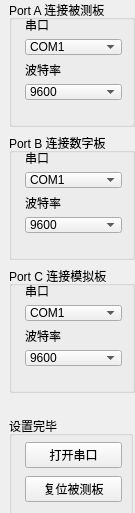
<?xml version="1.0" encoding="UTF-8"?>
<ui version="4.0">
 <class>widget_Setting</class>
 <widget class="QWidget" name="widget_Setting">
  <property name="geometry">
   <rect>
    <x>0</x>
    <y>0</y>
    <width>135</width>
    <height>513</height>
   </rect>
  </property>
  <property name="windowTitle">
   <string>Form</string>
  </property>
  <widget class="QGroupBox" name="groupBox_5">
   <property name="geometry">
    <rect>
     <x>9</x>
     <y>416</y>
     <width>124</width>
     <height>105</height>
    </rect>
   </property>
   <property name="title">
    <string>设置完毕</string>
   </property>
   <widget class="QWidget" name="layoutWidget_6">
    <property name="geometry">
     <rect>
      <x>16</x>
      <y>24</y>
      <width>97</width>
      <height>65</height>
     </rect>
    </property>
    <layout class="QVBoxLayout" name="verticalLayout_6">
     <item>
      <widget class="QPushButton" name="pushButton_Open_Ports">
       <property name="text">
        <string>打开串口</string>
       </property>
      </widget>
     </item>
     <item>
      <widget class="QPushButton" name="pushButton_Reset_Module">
       <property name="text">
        <string>复位被测板</string>
       </property>
      </widget>
     </item>
    </layout>
   </widget>
  </widget>
  <widget class="QWidget" name="layoutWidget">
   <property name="geometry">
    <rect>
     <x>9</x>
     <y>0</y>
     <width>126</width>
     <height>393</height>
    </rect>
   </property>
   <layout class="QGridLayout" name="gridLayout">
    <item row="0" column="0">
     <widget class="QGroupBox" name="groupBox_3">
      <property name="title">
       <string>Port A 连接被测板</string>
      </property>
      <widget class="QWidget" name="layoutWidget_2">
       <property name="geometry">
        <rect>
         <x>16</x>
         <y>16</y>
         <width>97</width>
         <height>84</height>
        </rect>
       </property>
       <layout class="QVBoxLayout" name="verticalLayout_2">
        <item>
         <widget class="QLabel" name="label_PortA_Id">
          <property name="styleSheet">
           <string notr="true">QPushButton{ color: red }</string>
          </property>
          <property name="text">
           <string>串口</string>
          </property>
          <property name="alignment">
           <set>Qt::AlignLeading|Qt::AlignLeft|Qt::AlignVCenter</set>
          </property>
         </widget>
        </item>
        <item>
         <widget class="QComboBox" name="comboBox_PortA_Id">
          <item>
           <property name="text">
            <string>COM1</string>
           </property>
          </item>
          <item>
           <property name="text">
            <string>COM2</string>
           </property>
          </item>
          <item>
           <property name="text">
            <string>COM3</string>
           </property>
          </item>
          <item>
           <property name="text">
            <string>COM4</string>
           </property>
          </item>
          <item>
           <property name="text">
            <string>COM5</string>
           </property>
          </item>
          <item>
           <property name="text">
            <string>COM6</string>
           </property>
          </item>
          <item>
           <property name="text">
            <string>COM7</string>
           </property>
          </item>
          <item>
           <property name="text">
            <string>COM8</string>
           </property>
          </item>
          <item>
           <property name="text">
            <string>COM9</string>
           </property>
          </item>
          <item>
           <property name="text">
            <string>COM10</string>
           </property>
          </item>
         </widget>
        </item>
        <item>
         <widget class="QLabel" name="label_PortA_Paudrate">
          <property name="text">
           <string>波特率</string>
          </property>
          <property name="alignment">
           <set>Qt::AlignLeading|Qt::AlignLeft|Qt::AlignVCenter</set>
          </property>
         </widget>
        </item>
        <item>
         <widget class="QComboBox" name="comboBox_PortA_Paudrate">
          <item>
           <property name="text">
            <string>9600</string>
           </property>
          </item>
          <item>
           <property name="text">
            <string>19200</string>
           </property>
          </item>
          <item>
           <property name="text">
            <string>38400</string>
           </property>
          </item>
          <item>
           <property name="text">
            <string>57600</string>
           </property>
          </item>
          <item>
           <property name="text">
            <string>115200</string>
           </property>
          </item>
         </widget>
        </item>
       </layout>
      </widget>
     </widget>
    </item>
    <item row="1" column="0">
     <widget class="QGroupBox" name="groupBox_2">
      <property name="title">
       <string>Port B 连接数字板</string>
      </property>
      <widget class="QWidget" name="layoutWidget_3">
       <property name="geometry">
        <rect>
         <x>16</x>
         <y>16</y>
         <width>97</width>
         <height>84</height>
        </rect>
       </property>
       <layout class="QVBoxLayout" name="verticalLayout_4">
        <item>
         <widget class="QLabel" name="label_PortB_Id">
          <property name="text">
           <string>串口</string>
          </property>
          <property name="alignment">
           <set>Qt::AlignLeading|Qt::AlignLeft|Qt::AlignVCenter</set>
          </property>
         </widget>
        </item>
        <item>
         <widget class="QComboBox" name="comboBox_PortB_Id">
          <item>
           <property name="text">
            <string>COM1</string>
           </property>
          </item>
          <item>
           <property name="text">
            <string>COM2</string>
           </property>
          </item>
          <item>
           <property name="text">
            <string>COM3</string>
           </property>
          </item>
          <item>
           <property name="text">
            <string>COM4</string>
           </property>
          </item>
          <item>
           <property name="text">
            <string>COM5</string>
           </property>
          </item>
          <item>
           <property name="text">
            <string>COM6</string>
           </property>
          </item>
          <item>
           <property name="text">
            <string>COM7</string>
           </property>
          </item>
          <item>
           <property name="text">
            <string>COM8</string>
           </property>
          </item>
          <item>
           <property name="text">
            <string>COM9</string>
           </property>
          </item>
          <item>
           <property name="text">
            <string>COM10</string>
           </property>
          </item>
         </widget>
        </item>
        <item>
         <widget class="QLabel" name="label_PortB_Paudrate">
          <property name="text">
           <string>波特率</string>
          </property>
          <property name="alignment">
           <set>Qt::AlignLeading|Qt::AlignLeft|Qt::AlignVCenter</set>
          </property>
         </widget>
        </item>
        <item>
         <widget class="QComboBox" name="comboBox_PortB_Paudrate">
          <item>
           <property name="text">
            <string>9600</string>
           </property>
          </item>
          <item>
           <property name="text">
            <string>19200</string>
           </property>
          </item>
          <item>
           <property name="text">
            <string>38400</string>
           </property>
          </item>
          <item>
           <property name="text">
            <string>57600</string>
           </property>
          </item>
          <item>
           <property name="text">
            <string>115200</string>
           </property>
          </item>
         </widget>
        </item>
       </layout>
      </widget>
     </widget>
    </item>
    <item row="2" column="0">
     <widget class="QGroupBox" name="groupBox_4">
      <property name="title">
       <string>Port C 连接模拟板</string>
      </property>
      <widget class="QWidget" name="layoutWidget_4">
       <property name="geometry">
        <rect>
         <x>16</x>
         <y>16</y>
         <width>97</width>
         <height>84</height>
        </rect>
       </property>
       <layout class="QVBoxLayout" name="verticalLayout_5">
        <item>
         <widget class="QLabel" name="label_PortC_Id">
          <property name="text">
           <string>串口</string>
          </property>
          <property name="alignment">
           <set>Qt::AlignLeading|Qt::AlignLeft|Qt::AlignVCenter</set>
          </property>
         </widget>
        </item>
        <item>
         <widget class="QComboBox" name="comboBox_PortC_Id">
          <item>
           <property name="text">
            <string>COM1</string>
           </property>
          </item>
          <item>
           <property name="text">
            <string>COM2</string>
           </property>
          </item>
          <item>
           <property name="text">
            <string>COM3</string>
           </property>
          </item>
          <item>
           <property name="text">
            <string>COM4</string>
           </property>
          </item>
          <item>
           <property name="text">
            <string>COM5</string>
           </property>
          </item>
          <item>
           <property name="text">
            <string>COM6</string>
           </property>
          </item>
          <item>
           <property name="text">
            <string>COM7</string>
           </property>
          </item>
          <item>
           <property name="text">
            <string>COM8</string>
           </property>
          </item>
          <item>
           <property name="text">
            <string>COM9</string>
           </property>
          </item>
          <item>
           <property name="text">
            <string>COM10</string>
           </property>
          </item>
         </widget>
        </item>
        <item>
         <widget class="QLabel" name="label_PortC_Paudrate">
          <property name="text">
           <string>波特率</string>
          </property>
          <property name="alignment">
           <set>Qt::AlignLeading|Qt::AlignLeft|Qt::AlignVCenter</set>
          </property>
         </widget>
        </item>
        <item>
         <widget class="QComboBox" name="comboBox_PortC_Paudrate">
          <item>
           <property name="text">
            <string>9600</string>
           </property>
          </item>
          <item>
           <property name="text">
            <string>19200</string>
           </property>
          </item>
          <item>
           <property name="text">
            <string>38400</string>
           </property>
          </item>
          <item>
           <property name="text">
            <string>57600</string>
           </property>
          </item>
          <item>
           <property name="text">
            <string>115200</string>
           </property>
          </item>
         </widget>
        </item>
       </layout>
      </widget>
     </widget>
    </item>
   </layout>
  </widget>
 </widget>
 <resources/>
 <connections/>
</ui>
